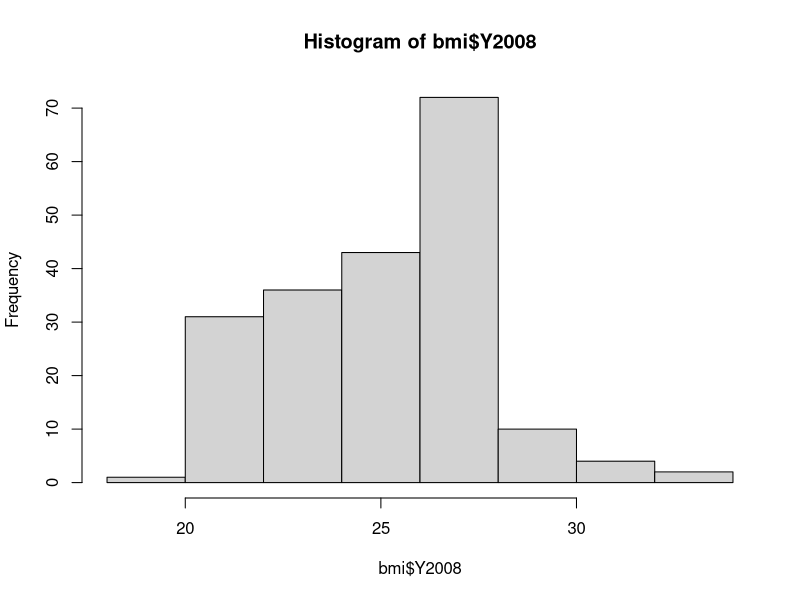
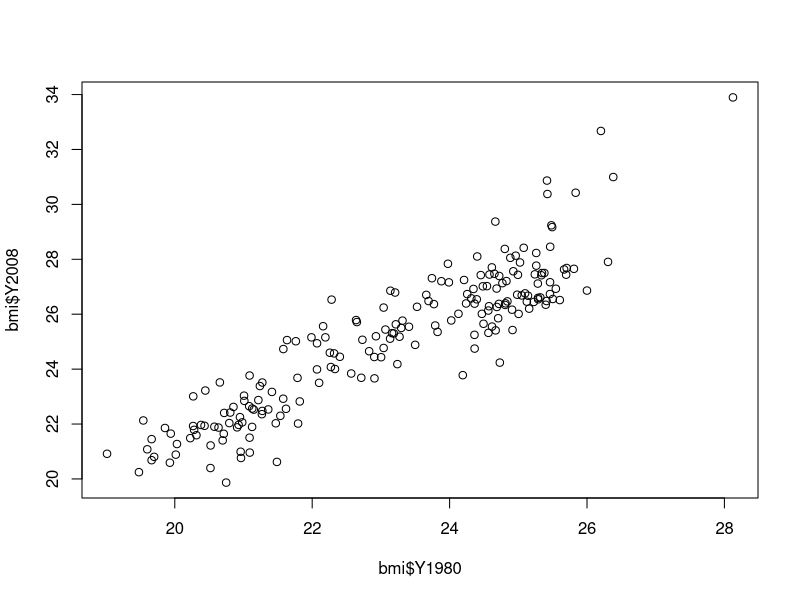

Reproduce these figures in R, in order.
## ---- chunk 1
# Load bmi.csv
bmi <- read.csv("bmi.csv")

# Check the class of bmi
class(bmi)

# Check the dimensions of bmi
dim(bmi)

# View the column names of bmi
names(bmi)
## ---- chunk 2
# Check the structure of bmi
str(bmi)

# Load dplyr
library(dplyr)

# Check the structure of bmi, the dplyr way
glimpse(bmi)

# View a summary of bmi
summary(bmi)
## ---- chunk 3
# View the first 6 rows
head(bmi)

# View the first 15 rows
head(bmi, n=15)

# View the last 6 rows
tail(bmi)

# View the last 10 rows
tail(bmi, n=10)
## ---- chunk 4
# Histogram of BMIs from 2008
hist(bmi$Y2008)

# Scatter plot comparing BMIs from 1980 to those from 2008
plot(bmi$Y1980, bmi$Y2008)
